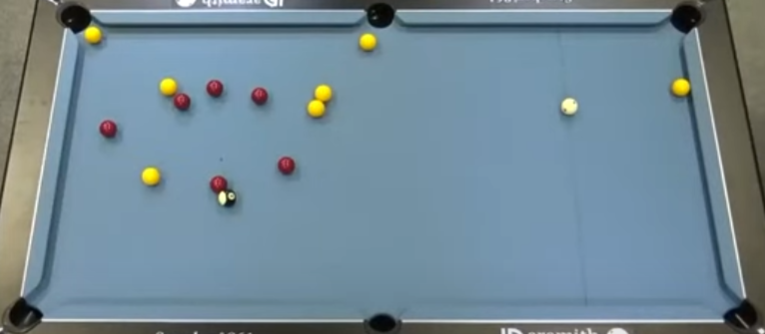
#> input picture Projet Deadpool last update 20-12/Images/Blackball2.png, 765 x 334 px, found by its file name
$ python Test3ColorDetection.py
#> lines starting #> are read from the running program, lines starting #| are printed output that depends on the picture; after the words box and inside, x2 and y2 are one past the last pixel; in counts of white or black regions, pixels touching at a corner belong together
import cv2
import numpy as np

# Find the picture and resize it
img = cv2.imread('Images\Blackball2.png')
#> img is the input picture: shape (334, 765, 3); mean B, G, R 150.5, 137.7, 115
img = cv2.resize(img, (600,300))
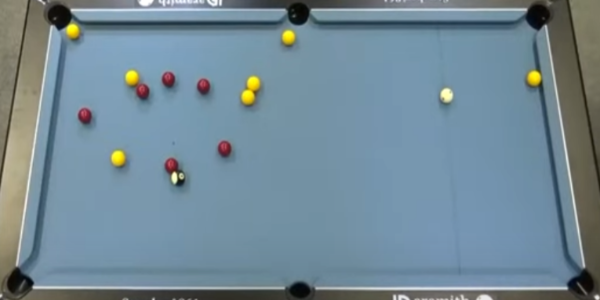
#> img: shape (300, 600, 3); mean B, G, R 150.5, 137.6, 114.9
cv2.imshow('Original image', img)

# Color Detection for the white color
lowerwhite = np.array([29, 25, 180])
upperwhite = np.array([51, 79, 255])
imagewhite = cv2.cvtColor(img, cv2.COLOR_BGR2HSV)
#> imagewhite: shape (300, 600, 3); mean H, S, V 90, 72.7, 155.1
maskwhite = cv2.inRange(imagewhite, lowerwhite, upperwhite)
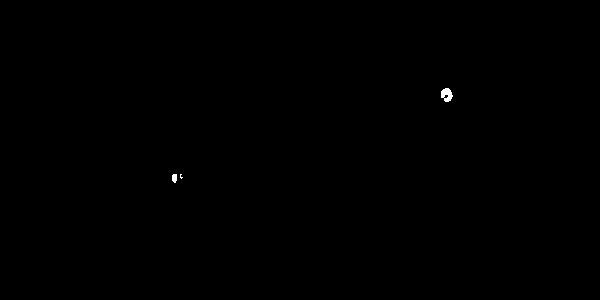
#> maskwhite: shape (300, 600); 0.09% white; 3 white regions (1 under 20 px), largest, box (x1, y1, x2, y2) and area: (441, 88, 453, 102) 115, (172, 174, 177, 183) 39
#cv2.imshow('Treated Image White', imagewhite)
#cv2.imshow('Mask White', maskwhite)

# Color Detection for the red color
lowerred = np.array([114, 47, 34])
upperred = np.array([179, 255, 255])
imagered = cv2.cvtColor(img, cv2.COLOR_BGR2HLS)
#> imagered: shape (300, 600, 3); mean of channels 0, 1, 2 90, 132.9, 54.3
maskred = cv2.inRange(imagered, lowerred, upperred)
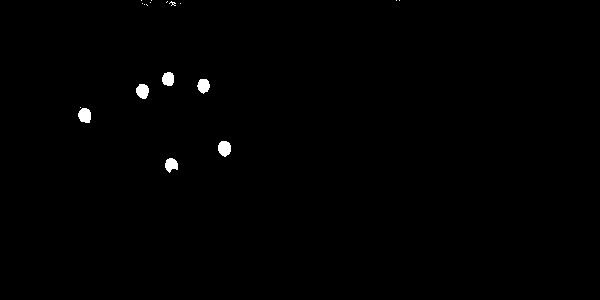
#> maskred: shape (300, 600); 0.51% white; 18 white regions (12 under 20 px), largest, box (x1, y1, x2, y2) and area: (218, 141, 231, 157) 163, (78, 108, 91, 123) 157, (136, 84, 149, 99) 151, (197, 79, 210, 94) 142, (162, 72, 174, 86) 139, (165, 158, 178, 173) 137
#cv2.imshow('Treated Image Red', imagered)
#cv2.imshow('Mask Red', maskred)

# Color Detection for the yellow color
loweryellow = np.array([16, 82, 95])
upperyellow = np.array([71, 255,255])
imageyellow = cv2.cvtColor(img, cv2.COLOR_BGR2HSV)
maskyellow = cv2.inRange(imageyellow, loweryellow, upperyellow)
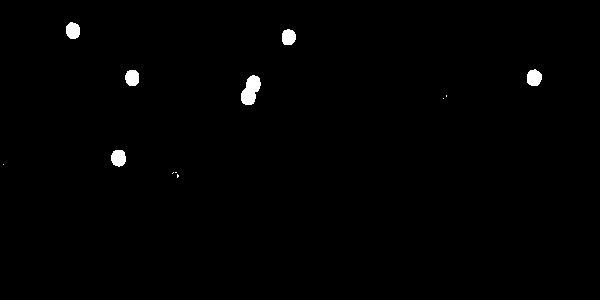
#> maskyellow: shape (300, 600); 0.77% white; 12 white regions (6 under 20 px), largest, box (x1, y1, x2, y2) and area: (241, 75, 261, 105) 395, (111, 150, 126, 167) 206, (527, 69, 542, 86) 204, (66, 22, 80, 39) 194, (125, 70, 139, 86) 190, (282, 29, 296, 45) 187
#cv2.imshow('Treated Image Yellow', imageyellow)
#cv2.imshow('Mask Yellow', maskyellow)

# Color Detection for the black holes
lowerhole = np.array([0, 0, 0])
upperhole = np.array([179, 255, 27])
imagehole = cv2.cvtColor(img, cv2.COLOR_BGR2HSV)
maskhole = cv2.inRange(imagehole, lowerhole, upperhole)
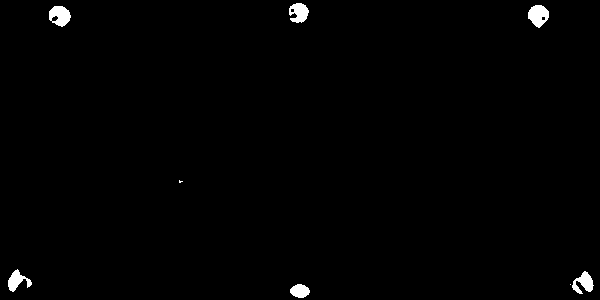
#> maskhole: shape (300, 600); 0.94% white; 8 white regions (2 under 20 px), largest, box (x1, y1, x2, y2) and area: (528, 5, 549, 28) 335, (49, 6, 71, 27) 323, (289, 3, 309, 23) 282, (572, 271, 594, 294) 275, (8, 269, 32, 292) 257, (290, 284, 310, 298) 207
#cv2.imshow('Treated Image Hole', imagehole)
#cv2.imshow('Mask Hole', maskhole)

# Reassembly all the masks together
output = np.zeros_like(maskred)
output = output + maskred + maskyellow + maskwhite + maskhole
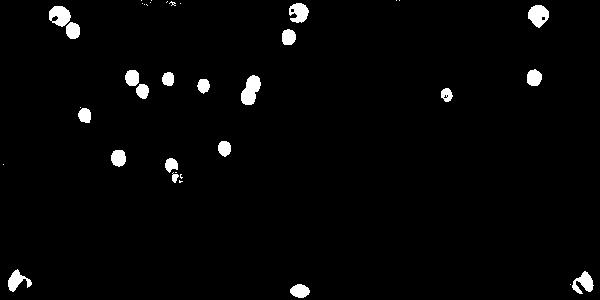
#> output: shape (300, 600); 2.3% white; 37 white regions (17 under 20 px), largest, box (x1, y1, x2, y2) and area: (241, 75, 261, 105) 395, (528, 5, 549, 28) 335, (49, 6, 71, 27) 323
cv2.imshow('All masks together', output)

# To exit all the windows
cv2.waitKey(0)
cv2.destroyAllWindows()

$ run again, with Projet Deadpool last update 20-12/Images/Blackball00.png copied over Projet Deadpool last update 20-12/Images/Blackball2.png
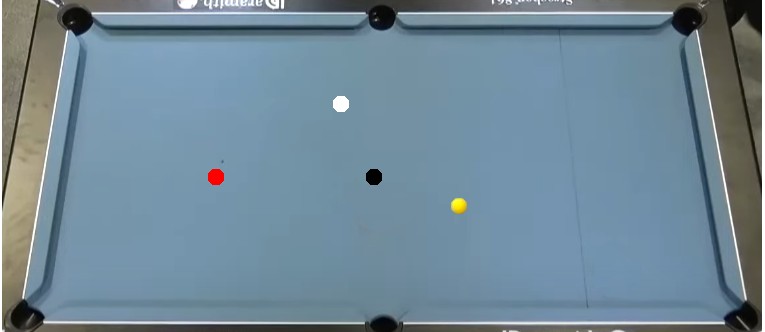
#> input picture Projet Deadpool last update 20-12/Images/Blackball00.png, 765 x 332 px, found by its file name
#> img is the input picture: shape (332, 765, 3); mean B, G, R 151.6, 136.8, 113.1
#> img: shape (300, 600, 3)
#> imagewhite: shape (300, 600, 3); mean H, S, V 90.6, 72.7, 154.5
#> maskwhite: shape (300, 600); every value is 0
#> imagered: shape (300, 600, 3); mean of channels 0, 1, 2 90.6, 132.5, 52.8
#> maskred: shape (300, 600); 0.05% white in thin lines or dots, all inside (x1, y1, x2, y2) = (40, 0, 570, 293)
#> maskyellow: shape (300, 600); 0.08% white; 1 white region, box (x1, y1, x2, y2) and area: (354, 179, 366, 193) 144
#> `maskhole = cv2.inRange(imagehole, lowerhole, upperhole)`:
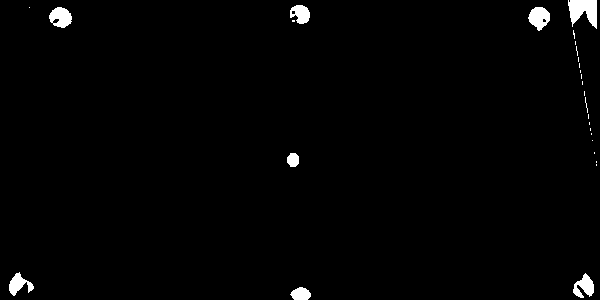
#> maskhole: shape (300, 600); 1.4% white; 28 white regions (20 under 20 px), largest, box (x1, y1, x2, y2) and area: (568, 0, 597, 29) 565, (528, 7, 550, 31) 354, (49, 7, 72, 28) 340
#> `output = output + maskred + maskyellow + maskwhite + maskhole`:
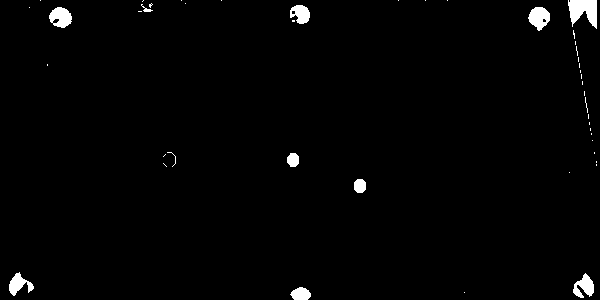
#> output: shape (300, 600); 1.5% white; 46 white regions (36 under 20 px), largest, box (x1, y1, x2, y2) and area: (568, 0, 597, 29) 565, (528, 7, 550, 31) 354, (49, 7, 72, 28) 340
